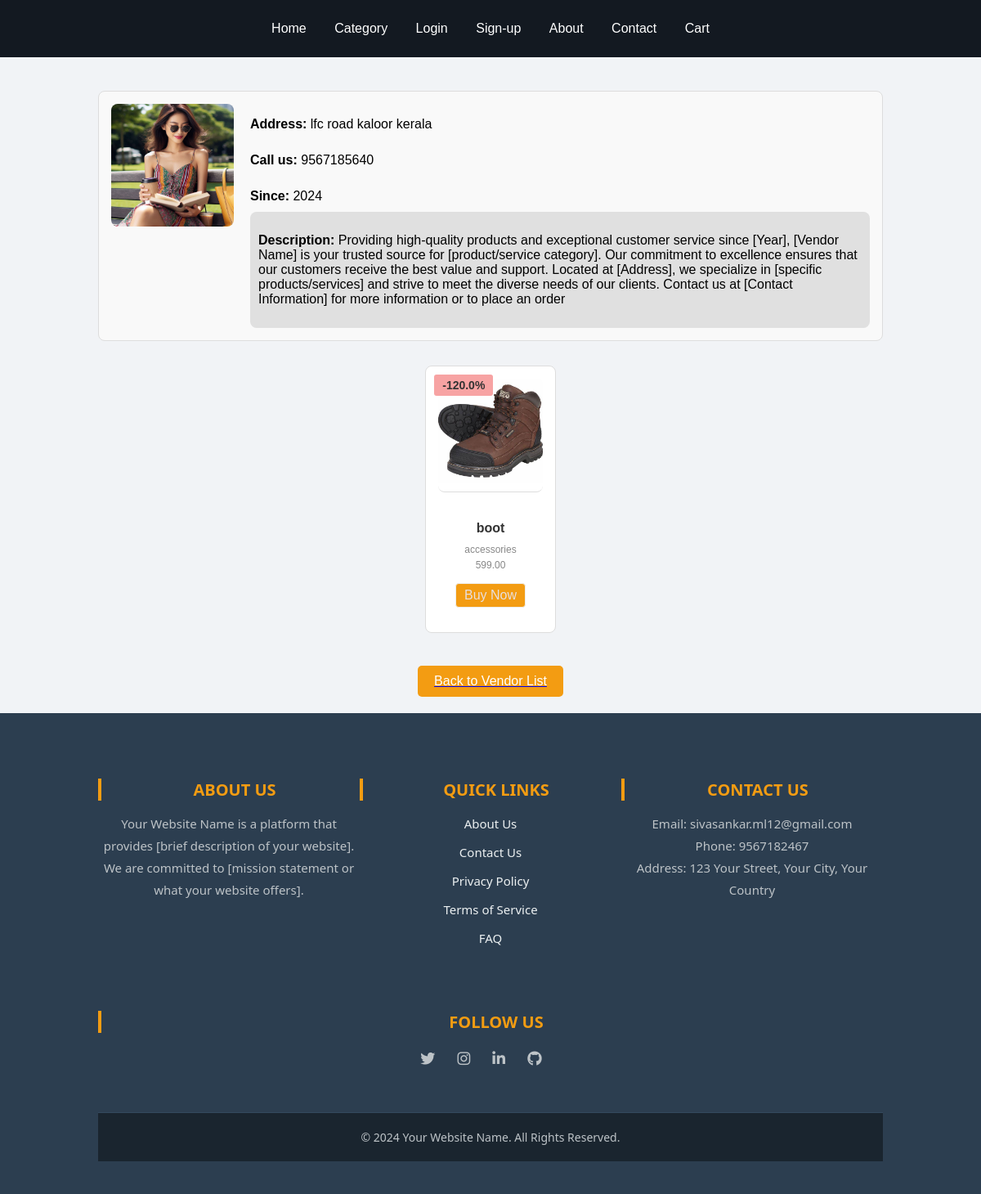
The app's page /vender/veng2ac6fda1gbf3hidiebf22, older data.
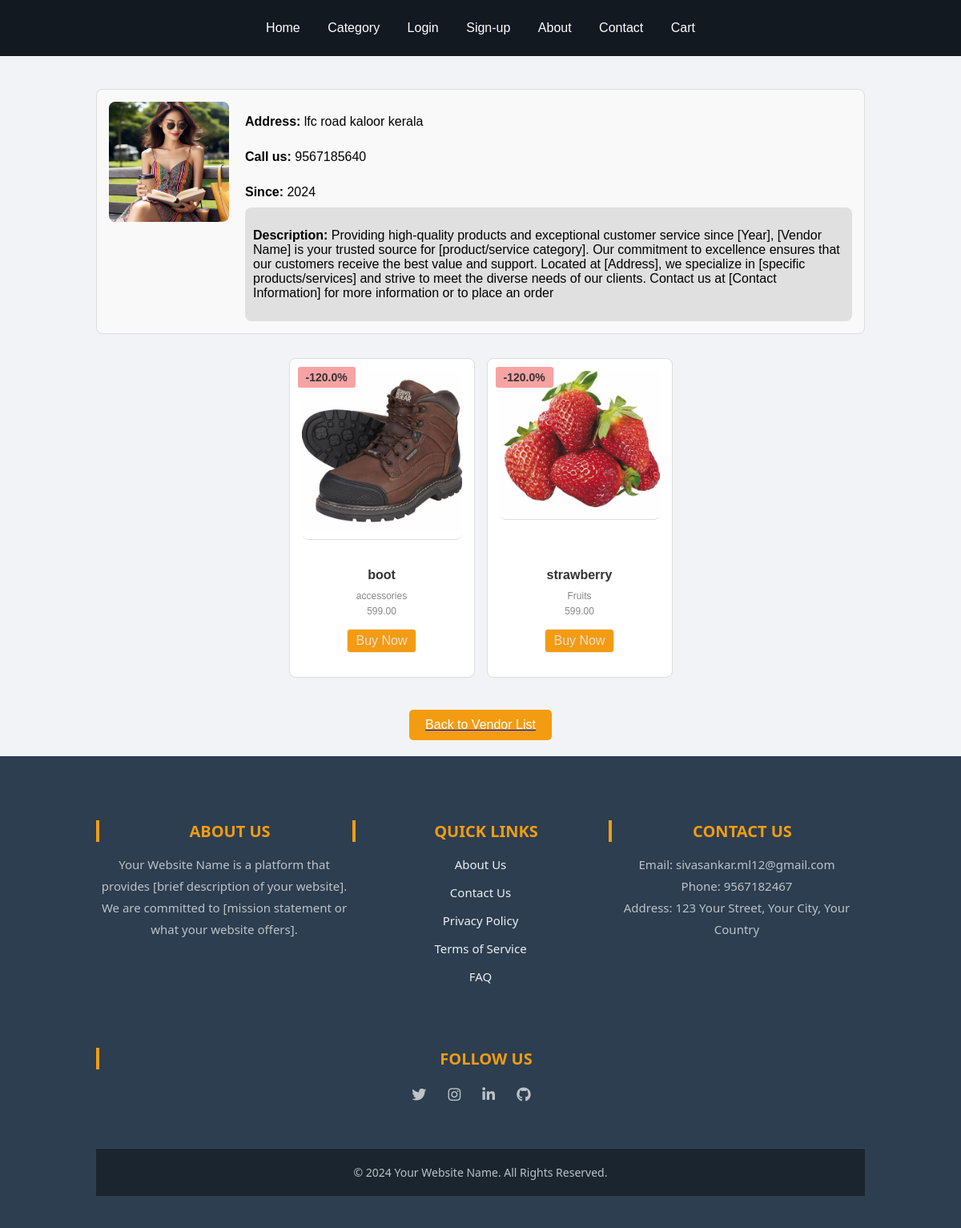
The same page, newer data.
### core/models.py (models this page shows, shortened)
class Product(models.Model):
    pid = ShortUUIDField(unique=True, max_length=30, alphabet='abcdefghi1123456')
    title = models.CharField(max_length=100)
    image = models.ImageField(upload_to=user_directory_path)
    description = models.TextField(null=True, blank=True, default='this is a product')
    user = models.ForeignKey(User, on_delete=models.SET_NULL, null=True)
    category = models.ForeignKey(Category,related_name='products', on_delete=models.SET_NULL, null=True)#using related name is a good practies for showing total no of products in each category
    vender = models.ForeignKey(Vendor, on_delete=models.SET_NULL, null=True,related_name='vender')
    price = models.DecimalField(max_digits=10, decimal_places=2, default='599')
    old_price = models.DecimalField(max_digits=10, decimal_places=2, default='499')
    specification = models.TextField(null=True, blank=True, default='this is a product')
    type=models.CharField(max_length=100,default='type')
    tags=TaggableManager(blank=True)
    product_status = models.CharField(choices=STATUS, max_length=10, default='in_review')
    status=models.BooleanField(default=True)
    in_stock=models.BooleanField(default=True)
    featured=models.BooleanField(default=False)
    digital=models.BooleanField(default=False)
    sku = ShortUUIDField(unique=True, max_length=30, alphabet='abcdefghi1123456')
    date = models.DateField(auto_now_add=True)
    update = models.DateField(null=True, blank=True)
    class Meta:
        verbose_name_plural = "Products"
    def get_percentage(self):
        new_price = (self.price / self.old_price) * 100
        return new_price

class Category(models.Model):
    cid = ShortUUIDField(unique=True, max_length=30, prefix='cat', alphabet='abcdefghi1123456')
    title = models.CharField(max_length=100)
    image = models.ImageField(upload_to='category')
    class Meta:
        verbose_name_plural = "Categories"
    def __str__(self):
        return self.title

### core/views.py (the view)
# urls.py: path("vender/<vid>",views.vender_detail_view, name="vender_detail_view"),
def vender_detail_view(request,vid):
    vender=Vendor.objects.get(vid=vid)
    products=Product.objects.filter(product_status="published",vender=vender)#'vender'is from models product.vender
    return render(request,'vender_deatil_view.html',{'vender':vender,'products':products})

### core/context_processor.py (called while the page is built)
def default(request):
    categories=Category.objects.all()
    return{
        'categories':categories
    }

### templates/vender_deatil_view.html (shortened to what this page needs)
{% extends "index.html" %}
{% block content %}
<div class="vendor-detail-container">
    <div class="vendor-info">
        <div class="vendor-detail-card">
            <div class="vendor-image">
                <img src="{{ vender.image.url }}" alt="Vendor Image">
            </div>
            <div class="vendor-details-text">
                <p class="vendor-detail"><strong>Address:</strong> {{ vender.address }}</p>
                <p class="vendor-detail"><strong>Call us:</strong> {{ vender.contact }}</p>
                <p class="vendor-detail"><strong>Since:</strong> {{ vender.date|date:'Y' }}</p>
                <div class="vendor-description">
                    <p><strong>Description:</strong> {{ vender.description }}</p>
                </div>
            </div>
        </div>
    </div>
    <section class="featured-products-section">
        <div class="container-vendor-detail">
            <div class="product-grid">
                {% for product in products %}
                <div class="product-card">
                    <a href="{% url "index:product-detail-view" product.pid product.vender.vid %}" class="detail-link">
                        <img src="{{ product.image.url }}" alt="{{ product.title }}" class="product-image">
                    </a>
                    <div class="product-details">
                        <h3 class="product-title">{{ product.title }}</h3>
                        <p class="product-category">{{ product.category }}</p>
                        <span class="product-percentage">-{{ product.get_percentage|floatformat}}%</span>
                        <p class="product-price">{{ product.price }}</p>
                        <a href="#" class="btn-secondary">Buy Now</a>
                    </div>
                </div>
                {% endfor %}
            </div>
        </div>
    </section>
    <a href="{% url 'index:vender_list_view' %}">
        <button class="back-btn">Back to Vendor List</button>
    </a>
</div>
{% endblock %}

Row changes from the older to the newer data that the page shows:
now on this page (row edited): Product: image (picture), title "strawberry", category "Fruits", get_percentage "120.0", price "599.00"
